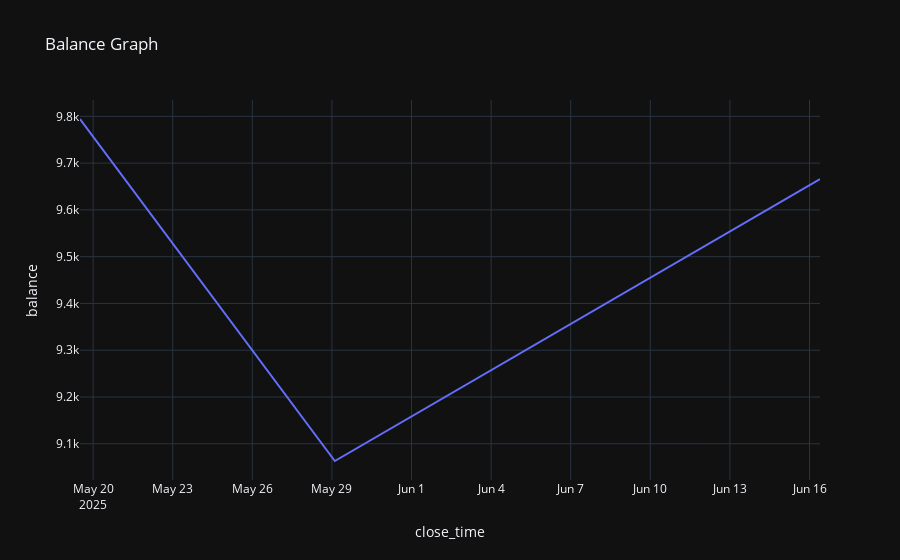

Notebook code cell kept with this figure:
### Code cell
mm = bt.plot_balance()
display(mm)

### Figure 1 — Plotly figure (JSON) as saved in the notebook; plotly's stock layout.template omitted (floating-point values rounded to 4 significant figures)
{"data": [{"hovertemplate": "close_time=%{x}<br>balance=%{y}<extra></extra>", "legendgroup": "", "line": {"color": "#636efa", "dash": "solid"}, "marker": {"symbol": "circle"}, "mode": "lines", "name": "", "orientation": "v", "showlegend": false, "type": "scatter", "x": ["2025-05-19T12:07:00", "2025-05-29T02:37:00", "2025-06-16T09:30:00"], "xaxis": "x", "y": [9794.0, 9063.0, 9666.0], "yaxis": "y"}], "layout": {"legend": {"tracegroupgap": 0}, "title": {"text": "Balance Graph"}, "xaxis": {"anchor": "y", "domain": [0, 1], "title": {"text": "close_time"}}, "yaxis": {"anchor": "x", "domain": [0, 1], "title": {"text": "balance"}}}}
